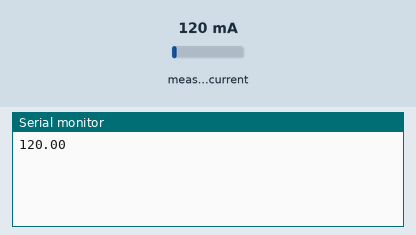
Bench run of a sketch on a simulated Arduino Uno, built with avr-gcc and run on an emulated ATmega328P. Parts: the last lines printed to the serial monitor. Inputs (shaded band) come from the test bench; at power-on: measured current 120 mA.

Above: at 1.2 s.
1.3 s: measured current set to 40 mA
At 2.9 s:
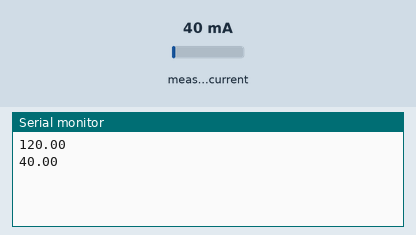
3.6 s: measured current set to 500 mA
At 4.5 s:
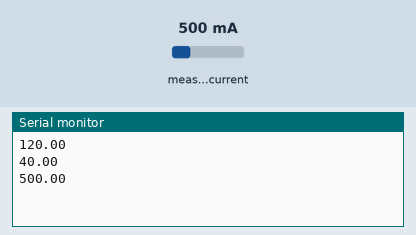
Timing chart, 0 to 6.6 s (numbered marks = the images above; inputs shaded):
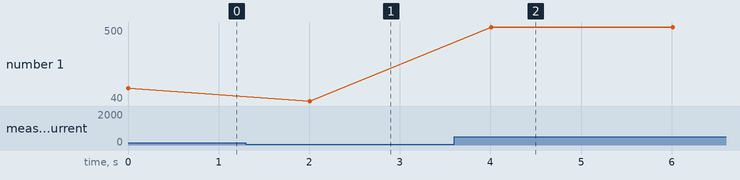

The sketch:

Senior_Design_Current.ino
```cpp
#include <Wire.h>
#include <Adafruit_INA219.h>

Adafruit_INA219 ina219;

//I2c sensor connected to SCA and SCL pins
//Example program largely from adafruit

void setup(void)
{
  uint32_t currentFrequency;
  Serial.begin(115200);

  // Initialize the INA219.
  ina219.begin();
}

void loop(void)
{
  float current_mA = 0;

  current_mA = ina219.getCurrent_mA();
  // Has the ability to find power, maybe use that
  Serial.print(current_mA);
  Serial.println("");

  delay(2000);
}
```

Measured:
- after the input at 1.3 s, the serial monitor: prints a new line after 0.71 s (image 1)
- after the input at 3.6 s, the serial monitor: prints a new line after 0.41 s (image 2)
- plotted number 1: 120 → 40 after the input at 1.3 s, 40 → 500 after the input at 3.6 s
